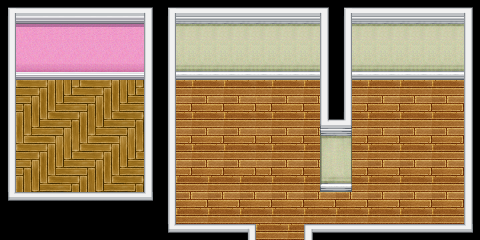

Below is a game level as drawn by its tile map, then a one-line description and the .tmx that defines it (tile-layer data replaced by summaries):
An orthogonal 30x15 tile map with 16x16 px tiles, 1 tile layer (Tile Layer 1), 2 tilesets.

<map version="1.0" orientation="orthogonal" renderorder="right-down" width="30" height="15" tilewidth="16" tileheight="16" nextobjectid="1">
 <tileset firstgid="1" name="MDTileA4" tilewidth="16" tileheight="16" tilecount="960">
  <image source="../MDTileA4.png" width="512" height="480" />
 </tileset>
 <tileset firstgid="961" name="WoodenFloor" tilewidth="16" tileheight="16" tilecount="256">
  <image source="../WoodenFloor.png" width="256" height="256" />
 </tileset>
 <layer name="Tile Layer 1" width="30" height="15">
  <data>[450 cells, 430 non-empty, 55 distinct tile ids]</data>
 </layer>
</map>
